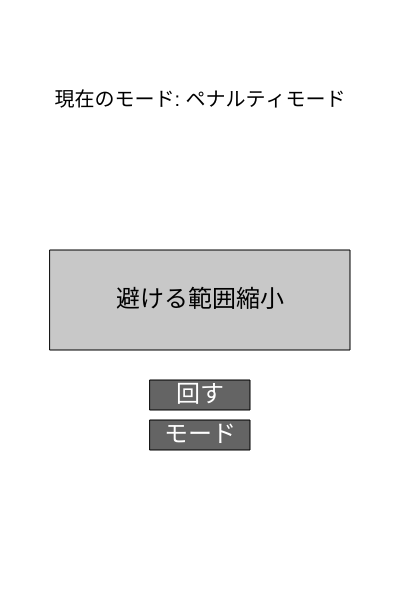
Frame 1 (no input)
Frame 60 (no input): identical to frame 1, image omitted
Frame 120 (the mouse pressed at the canvas centre since frame 60): identical to frame 1, image omitted

The p5.js sketch that drew this single still picture (run headless with seeded random() and noise() and a simulated clock; from frame 60 on, the mouse is pressed at the canvas centre):

// p5.js sketch
// ── sketch.js
let rectWidth = 300; // スロットの横幅を大きく設定
let rectHeight = 100; // スロットの縦幅を大きく設定
let modeItems = [
  ["大きいボール", "中ボール2個", "鐘を鳴らしタイム", "ペナルティ選択", "投げる回数+1"],   // ご褒美モードの項目
  ["禁止マス", "全員ケンケン", "避け手の範囲拡大", "避ける範囲縮小", "一人動けない"] // ペナルティモードの項目
];
let currentText = "";  // スロット表示内容
let mode = 1;  // 初期値: 1 = ペナルティモード (0: ご褒美モード, 1: ペナルティモード)
let modeNames = ["ご褒美モード", "ペナルティモード"];
let spinning = false;
let spinDuration = 20; // スロットが回転するフレーム数
let spinCounter = 0;

function setup() {
  createCanvas(400, 600);  // キャンバスのサイズを固定
  textSize(24);  // 文字サイズを大きく
  textAlign(CENTER, CENTER);
  
  // 初期のスロット内容を設定
  updateSlotItem();
}

function draw() {
  background(255);
  
  // 画面中央にすべてを配置するために、中央の位置を計算
  let centerX = width / 2;
  let centerY = height / 2;
  
  // 現在のモード名を中央に表示
  fill(0);
  textSize(20);
  text("現在のモード: " + modeNames[mode], centerX, centerY - 200);
  
  // スロットを中央に配置
  let x = centerX - rectWidth / 2;
  let y = centerY - rectHeight / 2;
  fill(200);
  rect(x, y, rectWidth, rectHeight);
  fill(0);
  textSize(24);
  text(currentText, x + rectWidth / 2, y + rectHeight / 2);
  
  // スピンボタンを中央下に配置
  fill(100);
  rect(centerX - 50, centerY + 80, 100, 30);  // スピンボタン
  fill(255);
  text("回す", centerX, centerY + 95);
  
  // モード切り替えボタンをその下に配置
  fill(100);
  rect(centerX - 50, centerY + 120, 100, 30);  // モード切り替えボタン
  fill(255);
  text("モード", centerX, centerY + 135);
  
  // スロットが回転中であれば、ランダムに内容を変える
  if (spinning) {
    if (spinCounter < spinDuration) {
      updateSlotItem();
      spinCounter++;
    } else {
      spinning = false; // 回転を停止
    }
  }
}

function mousePressed() {
  // スピンボタンのクリック判定
  if (mouseX > width / 2 - 50 && mouseX < width / 2 + 50 && mouseY > height / 2 + 80 && mouseY < height / 2 + 110) {
    if (!spinning) {
      spinning = true;
      spinCounter = 0;
    }
  }
  
  // モード切り替えボタンのクリック判定
  if (mouseX > width / 2 - 50 && mouseX < width / 2 + 50 && mouseY > height / 2 + 120 && mouseY < height / 2 + 150) {
    mode = (mode + 1) % 2;  // モードを 0 -> 1 -> 0 と循環させる
    updateSlotItem();       // モードが切り替わったらスロット内容も更新
  }
}

// スロットのアイテムを現在のモードに合わせて更新する関数
function updateSlotItem() {
  let index = int(random(modeItems[mode].length));
  currentText = modeItems[mode][index];
}


// スロットのアイテムを現在のモードに合わせて更新する関数
function updateSlotItem() {
  let index = int(random(modeItems[mode].length));
  currentText = modeItems[mode][index];
}
